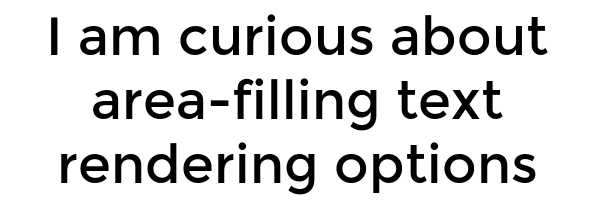
#> input picture Text Scanner Using Computer Vision/image.png, 600 x 200 px
$ python 'Text Scanner using Computer Vision.py'
#> lines starting #> are read from the running program, lines starting #| are printed output that depends on the picture; after the words box and inside, x2 and y2 are one past the last pixel; in counts of white or black regions, pixels touching at a corner belong together
import cv2
import numpy as np
import pytesseract as pyt

from tkinter.filedialog import askopenfilename
filename=askopenfilename()
#> the answer given: image.png

pyt.pytesseract.tesseract_cmd='/usr/local/Cellar/tesseract/4.1.1/bin/tesseract'
img=cv2.imread(filename)
#> img is the input picture: shape (200, 600, 3); min 0, max 255, mean 218.3

image_w=np.copy(img)

#Find Contour of the Image
gray=cv2.cvtColor(img,cv2.COLOR_BGR2GRAY)

#Smoothening the grayscale image using Gaussian Blur
smooth_img=cv2.GaussianBlur(gray,(5,5),0)
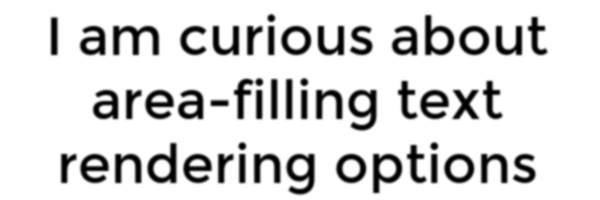
#> smooth_img: shape (200, 600); min 0, max 255, mean 218.3

thresh=cv2.Canny(smooth_img,150,300)
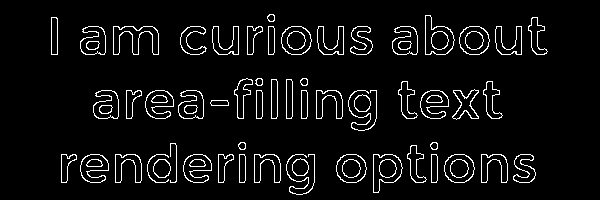
#> thresh: shape (200, 600); 5.7% white in thin lines or dots, all inside (x1, y1, x2, y2) = (51, 14, 548, 195)

contours,hierarchy=cv2.findContours(thresh,cv2.RETR_TREE,cv2.CHAIN_APPROX_NONE)
#> contours = 136 contours, 2 with area under 20; largest, box (x1, y1, x2, y2) and area: (425, 15, 455, 55) 778, (373, 154, 403, 193) 772, (425, 15, 455, 55) 760, (373, 154, 403, 193) 754, (444, 154, 475, 183) 685

if (len(contours)!=0):
    areas=[cv2.contourArea(c) for c in contours]
#> areas = 136 values, max 778.5 at index 130, min 3 at index 44, mean 297
    max_index=np.argmax(areas)
#> max_index = 130
    cnt=contours[max_index]
#> cnt = contour of 123 points, box (x1, y1, x2, y2) (425, 15, 455, 55), area 778
epsilon=0.05*cv2.arcLength(cnt,True)
#> epsilon = 6.67
approx=cv2.approxPolyDP(cnt,epsilon,True)
#> approx = [[425, 15], [425, 54], [447, 53], [452, 32], [432, 29]]

cv2.drawContours(image_w,[approx],-1,(255,0,0),3)
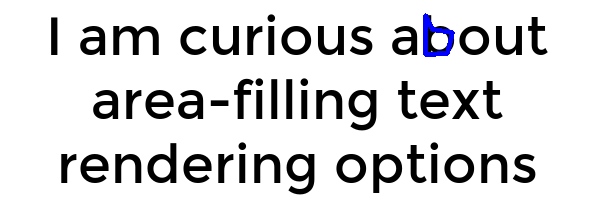
#> image_w: shape (200, 600, 3); 0.46% of pixels changed, all inside (x1, y1, x2, y2) = (423, 13, 455, 57)
cv2.imshow("image",image_w)
cv2.waitKey(0)

#Perspective Transformation Matrix and unwarp
src=np.float32([approx[0,0],approx[1,0],approx[2,0],approx[3,0]])
#> src = [[425, 15], [425, 54], [447, 53], [452, 32]]
dst=np.float32([[0,0],[0,300],[500,300],[500,0]])

M=cv2.getPerspectiveTransform(src,dst)
#> M = [[1.54, -7.43e-16, -653], [-0.529, 0.84, 212.1], [-0.00194, -0.00119, 1]]

warped=cv2.warpPerspective(img,M,(500,300))
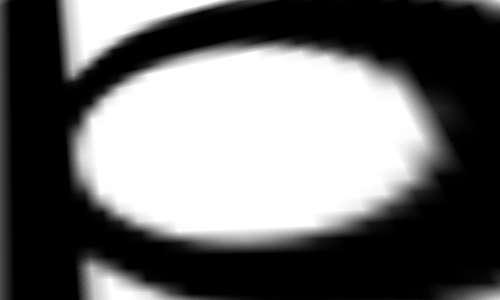
#> warped: shape (300, 500, 3); min 0, max 255, mean 108.4
cv2.imshow("warped",warped)
cv2.waitKey(0)

#Pre-Process Image for Extracting Test
resize=cv2.resize(warped,None,fx=8,fy=8,interpolation=cv2.INTER_CUBIC) #Resize to zoom in to text
warp_gray=cv2.cvtColor(resize,cv2.COLOR_BGR2GRAY)  #Converting the BGR image to grayscale

ret,thresh_warp=cv2.threshold(warp_gray,150,255,1) #Inverted Binary thresholding to get white text on black background
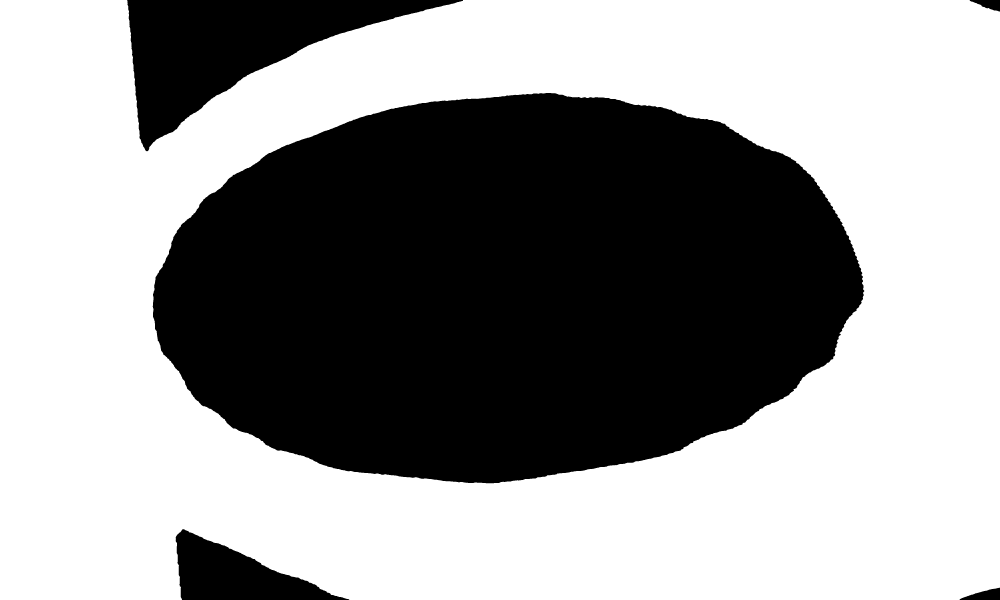
#> thresh_warp: shape (2400, 4000) (shown at 1/4 size); 59.8% white; 5 black regions, box (x1, y1, x2, y2) and area: (611, 372, 3457, 1933) 3433491, (509, 0, 1852, 605) 321842, (703, 2117, 1397, 2400) 97901, (3838, 2351, 4000, 2400) 4752, (3879, 0, 4000, 46) 3257


cv2.destroyAllWindows()

#> (the run stopped early here; a loop or call above may not have finished)
